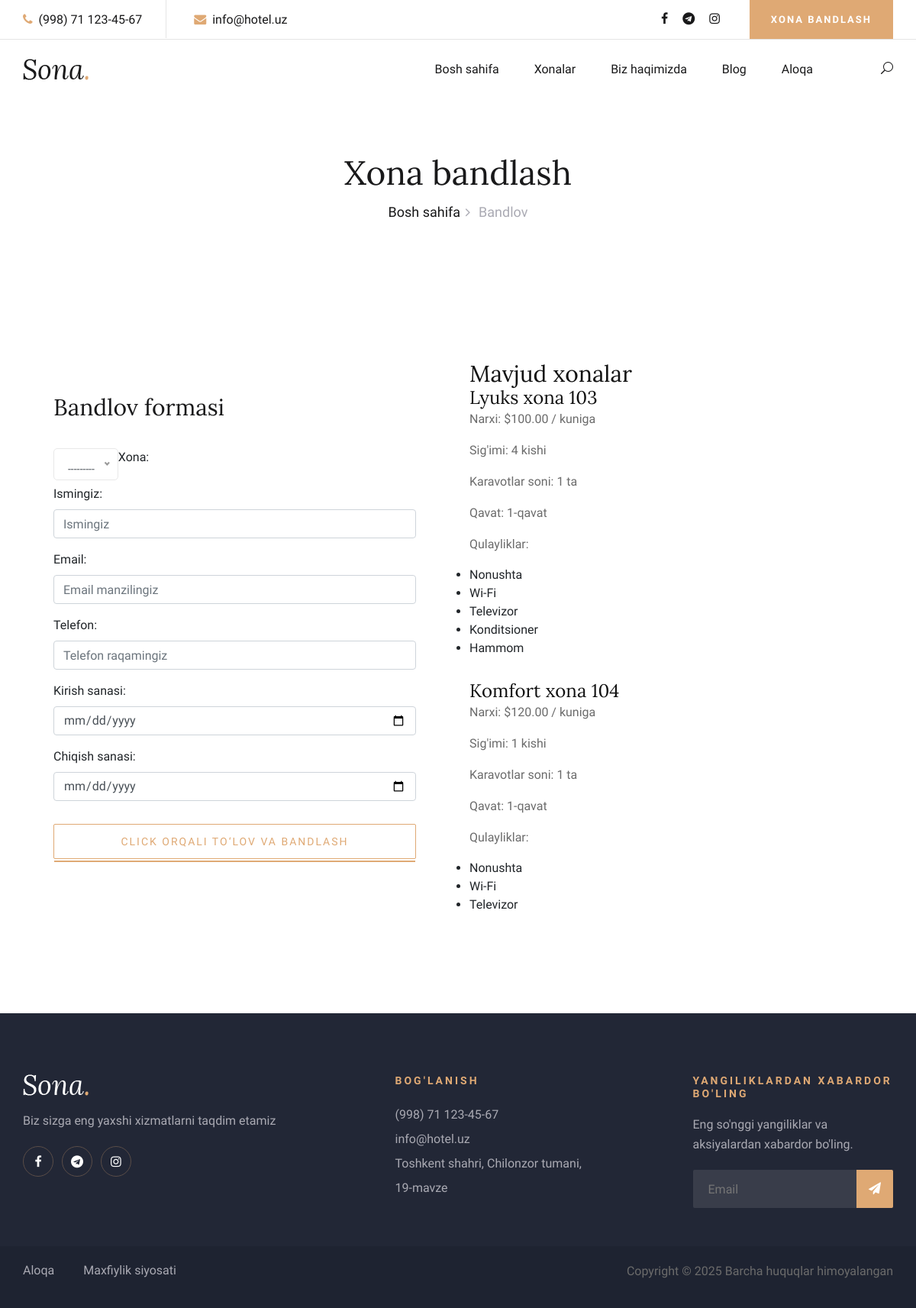
/booking/, run on an earlier commit of the app's database.
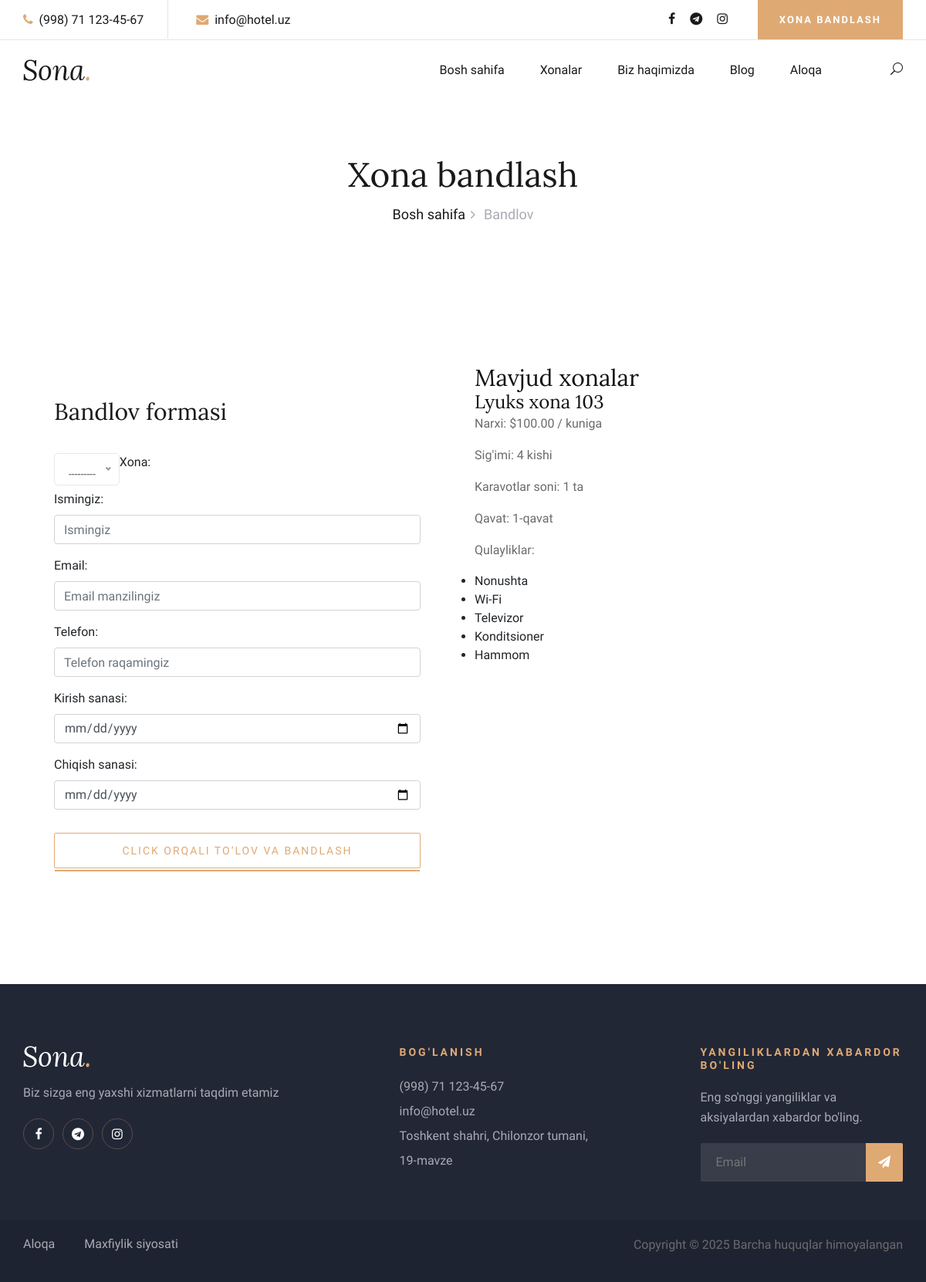
And on a later commit of the database.
### admin_panel/models.py (models this page shows, shortened)
class Room(models.Model):
    ROOM_TYPES = [
        ("ST", "Standart"),
        ("CF", "Komfort"),
        ("LX", "Lyuks"),
    ]
    room_number = models.CharField(max_length=10, verbose_name="Xona raqami", unique=True)
    room_type = models.CharField(
        max_length=2,
        choices=ROOM_TYPES,
        default="ST",
        verbose_name="Xona turi"
    )
    price = models.DecimalField(
        max_digits=10,
        decimal_places=2,
        verbose_name="Narxi",
        default=0.00
    )
    beds = models.IntegerField(
        validators=[MinValueValidator(1)],
        verbose_name="Karavotlar soni",
        default=1
    )
    capacity = models.IntegerField(
        validators=[MinValueValidator(1)],
        verbose_name="Sig'imi",
        default=1
    )
    floor = models.IntegerField(
        validators=[MinValueValidator(1)],
        verbose_name="Qavat",
        default=1
    )
    description = models.TextField(
        verbose_name="Tavsif",
        blank=True,
        null=True
    )
    has_breakfast = models.BooleanField(
        default=False,
        verbose_name="Nonushta"
    )
    has_wifi = models.BooleanField(
        default=False,
        verbose_name="Wi-Fi"
    )
    has_tv = models.BooleanField(
        default=False,
        verbose_name="Televizor"
    )
    has_ac = models.BooleanField(
        default=False,
        verbose_name="Konditsioner"
    )
    has_minibar = models.BooleanField(
        default=False,
        verbose_name="Minibar"
    )
    has_safe = models.BooleanField(
        default=False,
        verbose_name="Seif"
    )
    has_bathroom = models.BooleanField(
        default=False,
        verbose_name="Hammom"
    )
    is_available = models.BooleanField(
        default=True,
        verbose_name="Mavjud"
    )
    created_at = models.DateTimeField(
        auto_now_add=True,
        verbose_name="Yaratilgan vaqti"
    )
    class Meta:
        verbose_name = "Xona"
        verbose_name_plural = "Xonalar"
        ordering = ['room_number']
    def __str__(self):
        return f"Xona {self.room_number}"

### booking/views.py (the view)
# urls.py: path('booking/', views.booking, name='booking'),
def booking(request):
    available_rooms = Room.objects.filter(is_available=True)
    if request.method == 'POST':
        form = BookingForm(request.POST)
        if form.is_valid():
            booking = form.save(commit=False)
            booking.total_price = booking.room.price * (booking.check_out_date - booking.check_in_date).days
            booking.is_confirmed = True
            booking.save()
            booking.room.is_available = False
            booking.room.save()
            invoice, created = Invoice.objects.get_or_create(
                booking=booking,
                defaults={'amount': booking.total_price}
            )
            return redirect('click_payment', booking_id=booking.id)
    else:
        form = BookingForm()
    return render(request, 'booking.html', {
        'form': form,
        'rooms': available_rooms
    })

### booking/forms.py (shortened to what this page needs)
class BookingForm(forms.ModelForm):
    class Meta:
        model = _Booking
        fields = ['room', 'guest_name', 'guest_email', 'guest_phone', 'check_in_date', 'check_out_date']
        widgets = {
            'check_in_date': forms.DateInput(attrs={'type': 'date', 'class': 'form-control'}),
            'check_out_date': forms.DateInput(attrs={'type': 'date', 'class': 'form-control'}),
            'guest_name': forms.TextInput(attrs={'class': 'form-control', 'placeholder': 'Ismingiz'}),
            'guest_email': forms.EmailInput(attrs={'class': 'form-control', 'placeholder': 'Email manzilingiz'}),
            'guest_phone': forms.TextInput(attrs={'class': 'form-control', 'placeholder': 'Telefon raqamingiz'}),
            'room': forms.Select(attrs={'class': 'form-control'})
        }

### booking/templates/booking.html (shortened to what this page needs)
{% extends 'base.html' %}
{% load static %}
{% block content %}
<div class="breadcrumb-section">
    <div class="container">
        <div class="row">
            <div class="col-lg-12">
                <div class="breadcrumb-text">
                    <h2>Xona bandlash</h2>
                    <div class="bt-option">
                        <a href="{% url 'index' %}">Bosh sahifa</a>
                        <span>Bandlov</span>
                    </div>
                </div>
            </div>
        </div>
    </div>
</div>
<section class="booking-section spad">
    <div class="container">
        <div class="row">
            <div class="col-lg-6">
                <div class="booking-form">
                    <h3>Bandlov formasi</h3>
                    <form action="{% url 'booking' %}" method="POST">
                        <div class="form-group">
                            <label for="{{ form.room.id_for_label }}">Xona:</label>
                        </div>
                        <div class="form-group">
                            <label for="{{ form.guest_name.id_for_label }}">Ismingiz:</label>
                            {{ form.guest_name }}
                        </div>
                        <div class="form-group">
                            <label for="{{ form.guest_email.id_for_label }}">Email:</label>
                            {{ form.guest_email }}
                        </div>
                        <div class="form-group">
                            <label for="{{ form.guest_phone.id_for_label }}">Telefon:</label>
                            {{ form.guest_phone }}
                        </div>
                        <div class="form-group">
                            <label for="{{ form.check_in_date.id_for_label }}">Kirish sanasi:</label>
                            {{ form.check_in_date }}
                        </div>
                        <div class="form-group">
                            <label for="{{ form.check_out_date.id_for_label }}">Chiqish sanasi:</label>
                            {{ form.check_out_date }}
                        </div>
                        <button type="submit" class="primary-btn">Click orqali to‘lov va bandlash</button>
                    </form>
                </div>
            </div>
            <div class="col-lg-6">
                <div class="booking-info">
                    <h3>Mavjud xonalar</h3>
                    {% for room in rooms %}
                        <div class="room-item">
                            <h4>{{ room.get_room_type_display }} xona {{ room.room_number }}</h4>
                            <p>Narxi: ${{ room.price }} / kuniga</p>
                            <p>Sig'imi: {{ room.capacity }} kishi</p>
                            <p>Karavotlar soni: {{ room.beds }} ta</p>
                            <p>Qavat: {{ room.floor }}-qavat</p>
                            <p>Qulayliklar:</p>
                            <ul>
                                {% if room.has_breakfast %}<li>Nonushta</li>{% endif %}
                                {% if room.has_wifi %}<li>Wi-Fi</li>{% endif %}
                                {% if room.has_tv %}<li>Televizor</li>{% endif %}
                                {% if room.has_ac %}<li>Konditsioner</li>{% endif %}
                                {% if room.has_bathroom %}<li>Hammom</li>{% endif %}
                            </ul>
                        </div>
                    {% endfor %}
                </div>
            </div>
        </div>
    </div>
</section>
{% endblock %}

What changed in the data, as far as the page shows it:
no longer on this page (row edited): Room: room_type "Komfort", room_number "104", price "120.00", capacity "1", beds "1", floor "1", has_breakfast "Nonushta", has_wifi "Wi-Fi", has_tv "Televizor"
